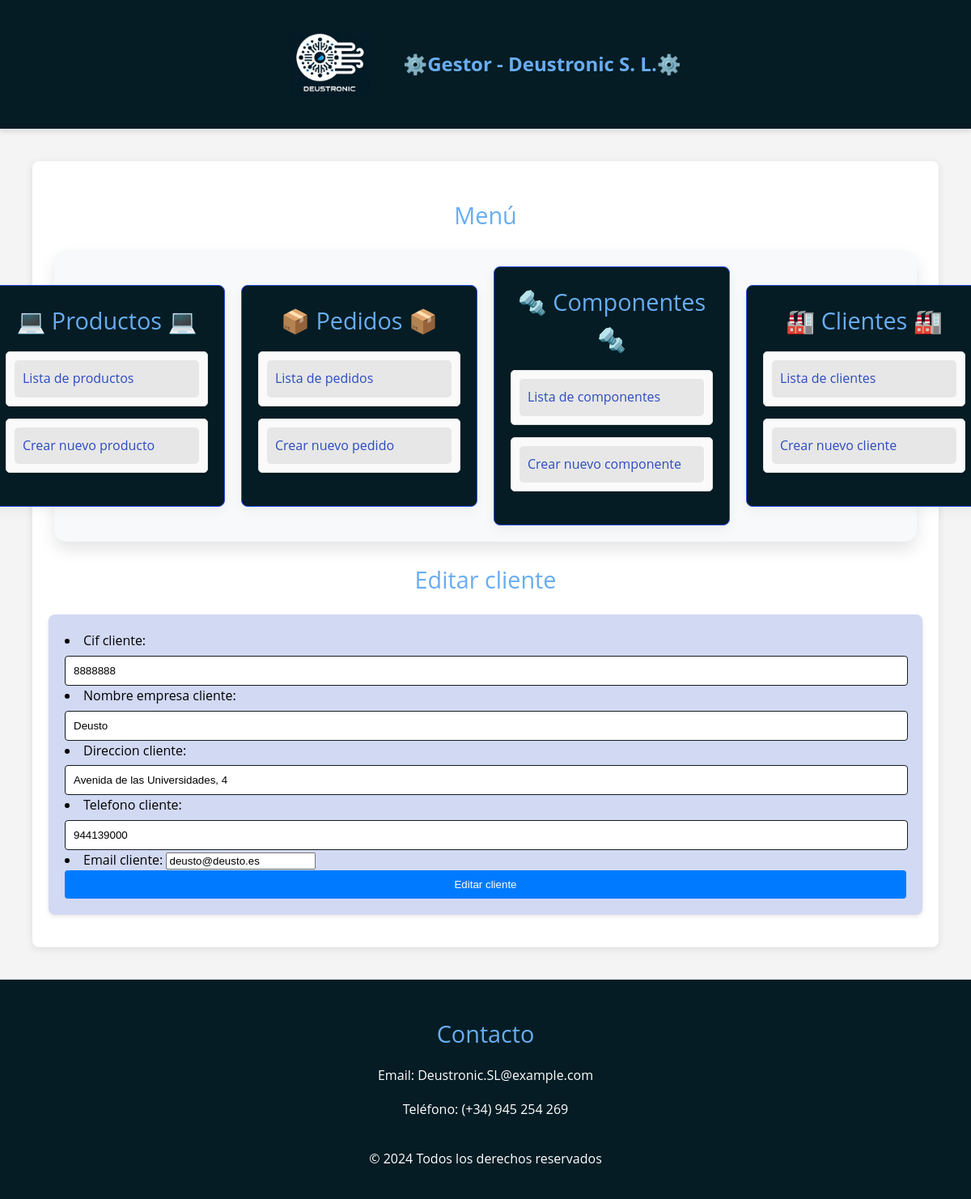
/appDjango/clientes/modificar/8888888, run on the app's committed database.
### appDjango/models.py (models this page shows, shortened)
class Cliente(models.Model):
    cif_cliente = models.CharField(max_length=100, primary_key=True)
    nombre_empresa_cliente = models.CharField(max_length=255)
    direccion_cliente = models.CharField(max_length=255)
    telefono_cliente = models.IntegerField()
    email_cliente = models.EmailField()
    class Meta:
        verbose_name_plural = "Clientes"
        verbose_name = "Cliente"
        ordering = ["cif_cliente"]

### appDjango/views.py (the view, shortened to what this page needs)
# urls.py: path('clientes/modificar/<int:pk>', ClienteUpdateView.as_view(), name='cliente_update'),
class ClienteUpdateView(UpdateView):
    model = Cliente
    template_name = 'appDjango/cliente_update.html'
    form_class = ClienteForm
    def get(self, request, pk):
        cliente = get_object_or_404(Cliente, pk=pk)
        formulario = self.form_class(instance=cliente)
        context = {'formulario': formulario, 'cliente': cliente}
        return render(request, self.template_name, context)

### appDjango/forms.py
class ClienteForm(forms.ModelForm):
    class Meta:
        model = Cliente
        fields = '__all__'

### templates/appDjango/cliente_update.html (shortened to what this page needs)
{% extends 'base.html' %}
{% block contenido %}
    <h2>Editar cliente</h2>
    <form action="{% url 'cliente_update' cliente.cif_cliente%}" method="post">
        {{ formulario.as_ul }}
        <input type="submit" value="Editar cliente"/>
    </form>
{% endblock %}

### static/css/estilos.css (style rules this page uses)
body { font-family: 'Open Sans', Arial, sans-serif; background-color: #f4f4f4; color: black; line-height: 1.6; margin: 0; padding: 0; }
h1, h2 { color: #68adf3; font-weight: normal; }
h2 { font-size: 1.8rem; margin-bottom: 0.5rem; text-align: center; }
form { margin: 20px auto; padding: 20px; background-color: #d2d9f3; border-radius: 8px; box-shadow: 0 2px 5px rgba(0, 0, 0, 0.1); }
input[type="text"], input[type="number"], textarea { width: calc(100% - 20px); padding: 10px; margin-top: 5px; border: 1px solid #131b1c; border-radius: 4px; }
input[type="submit"] { width: 100%; padding: 10px 15px; background-color: #007bff; color: white; border: none; border-radius: 4px; cursor: pointer; transition: background-color 0.3s; }

### data on the page
Cliente: cif_cliente "8888888", nombre_empresa_cliente "Deusto", direccion_cliente "Avenida de las Universidades, 4", telefono_cliente "944139000", email_cliente "deusto@deusto.es"
